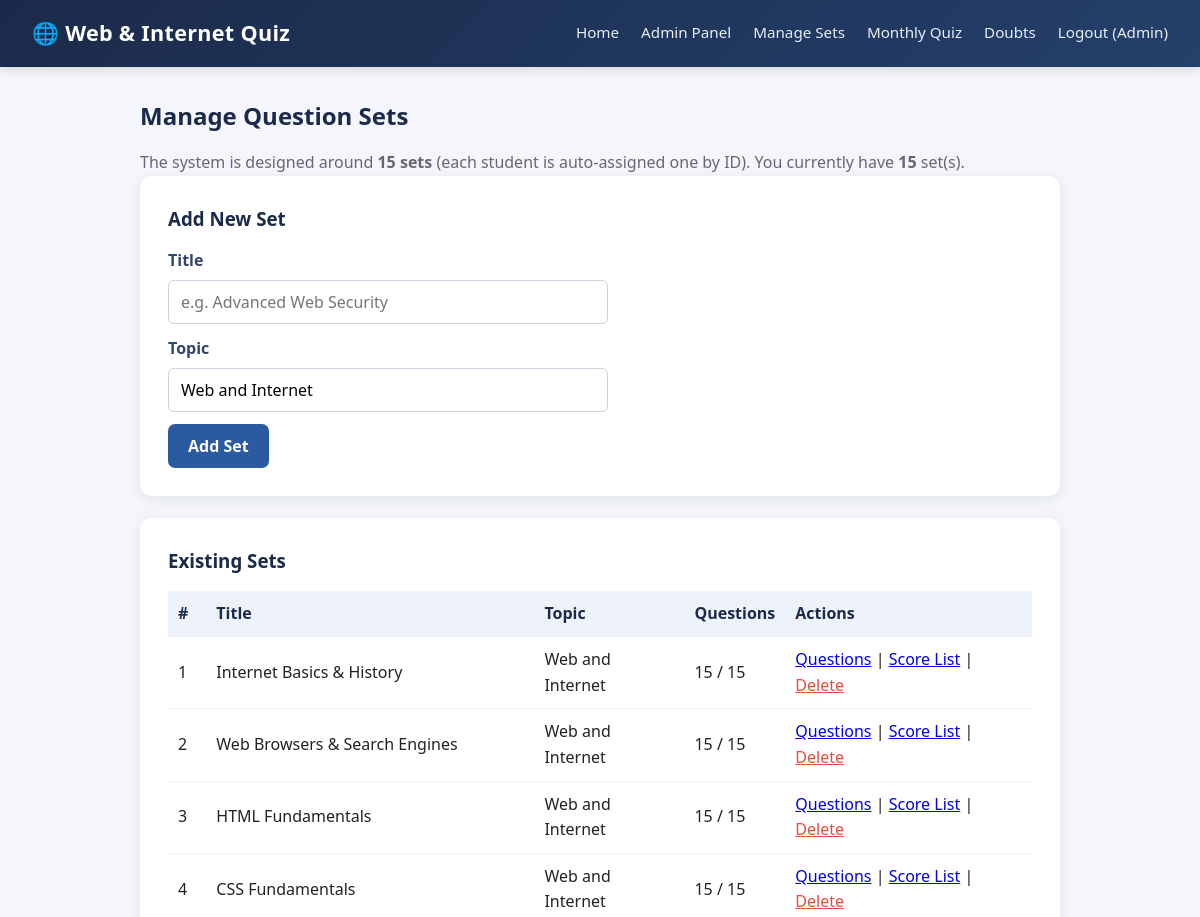
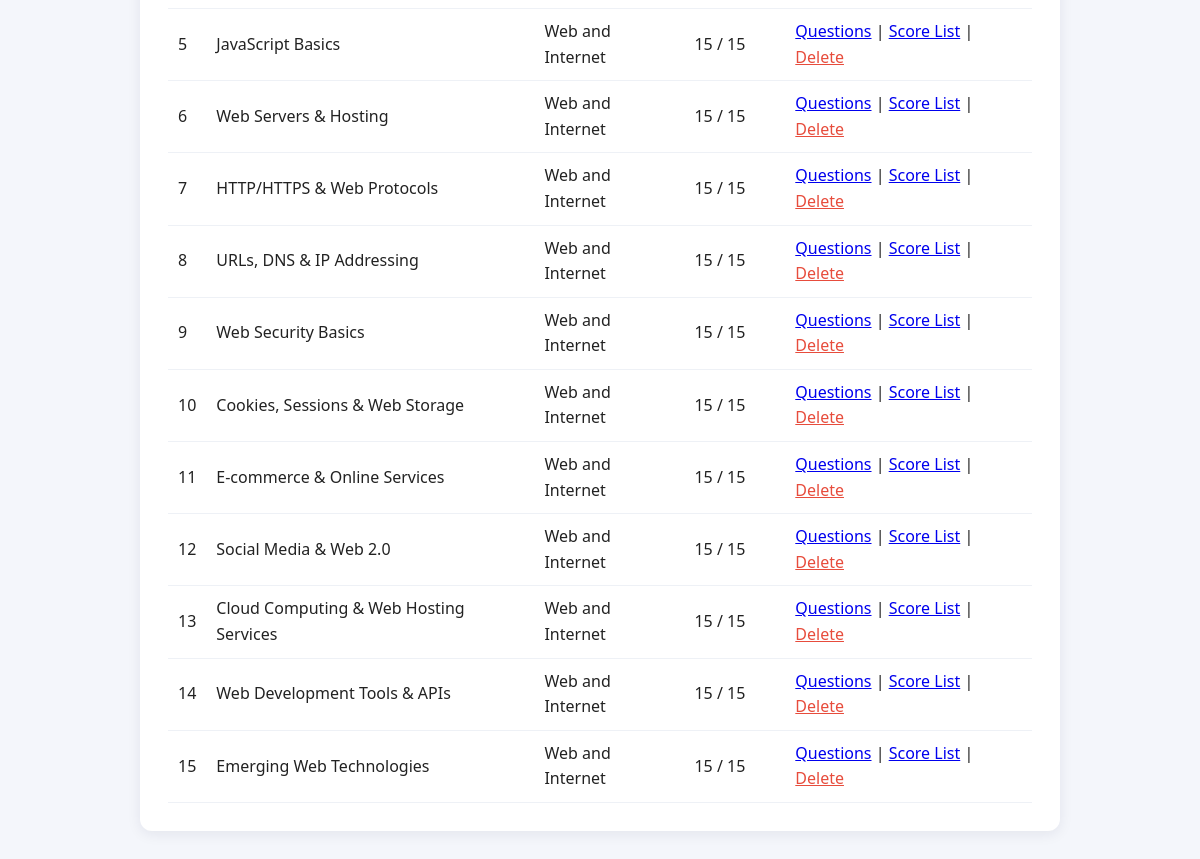
Page /admin/manage_quizzes.php (signed in) on the committed database (2 pictures, top to bottom).
### tables this page shows
CREATE TABLE IF NOT EXISTS question_sets (
    id INT AUTO_INCREMENT PRIMARY KEY,
    set_number INT NOT NULL UNIQUE,
    title VARCHAR(150) NOT NULL,
    topic VARCHAR(100) NOT NULL DEFAULT 'Web and Internet',
    created_at TIMESTAMP DEFAULT CURRENT_TIMESTAMP
);

### admin/manage_quizzes.php (the view, shortened to what this page needs)
<?php
require '../config/db.php';
$nav_in_admin = true;
$quizzes = $conn->query("
    SELECT qs.*, (SELECT COUNT(*) FROM questions q WHERE q.set_id = qs.id) AS q_count
    FROM question_sets qs ORDER BY set_number
");
$total_sets_now = $conn->query("SELECT COUNT(*) c FROM question_sets")->fetch_assoc()['c'];
?>
<!DOCTYPE html>
<html lang="en">
<head>
    <link rel="stylesheet" href="../css/style.css">
</head>
<body>
    <?php include '../includes/navbar.php'; ?>
    <div class="container">
        <h2>Manage Question Sets</h2>
        <p style="color:#667;">The system is designed around <strong>15 sets</strong> (each student is auto-assigned one by ID). You currently have <strong><?php echo $total_sets_now; ?></strong> set(s).
        </p>
        <div class="card">
            <h3>Add New Set</h3>
            <form method="POST" action="manage_quizzes.php">
                <label for="title">Title</label>
                <input type="text" id="title" name="title" placeholder="e.g. Advanced Web Security" required>
                <label for="topic">Topic</label>
                <input type="text" id="topic" name="topic" value="Web and Internet">
                <button type="submit" name="add_set">Add Set</button>
            </form>
        </div>
        <div class="card">
            <h3>Existing Sets</h3>
            <table>
                <tr><th>#</th><th>Title</th><th>Topic</th><th>Questions</th><th>Actions</th></tr>
                <?php while ($q = $quizzes->fetch_assoc()): ?>
                    <tr>
                        <td><?php echo $q['set_number']; ?></td>
                        <td><?php echo htmlspecialchars($q['title']); ?></td>
                        <td><?php echo htmlspecialchars($q['topic']); ?></td>
                        <td><?php echo $q['q_count']; ?> / <?php echo QUESTIONS_PER_SET; ?></td>
                        <td>
                            <a href="manage_questions.php?set_id=<?php echo $q['id']; ?>">Questions</a> |
                            <a href="../leaderboard.php?set_id=<?php echo $q['id']; ?>">Score List</a> |
                            <a href="manage_quizzes.php?delete=<?php echo $q['id']; ?>"
                               onclick="return confirm('Delete this set and all its questions/results?');"
                               style="color:#e74c3c;">Delete</a>
                        </td>
                    </tr>
                <?php endwhile; ?>
            </table>
        </div>
    </div>
</body>
</html>

### includes/navbar.php (shortened to what this page needs)
<?php
$p = $nav_in_admin ? '../' : '';
$a = $nav_in_admin ? '' : 'admin/';
?>
<nav class="navbar">
    <div class="nav-brand">🌐 Web &amp; Internet Quiz</div>
    <ul class="nav-links">
        <li><a href="<?php echo $p; ?>index.php">Home</a></li>
        <?php if (isset($_SESSION['user_id'])): ?>
            <?php if ($_SESSION['role'] === 'admin'): ?>
                <li><a href="<?php echo $a; ?>dashboard.php">Admin Panel</a></li>
                <li><a href="<?php echo $a; ?>manage_quizzes.php">Manage Sets</a></li>
                <li><a href="<?php echo $a; ?>manage_monthly.php">Monthly Quiz</a></li>
                <li><a href="<?php echo $a; ?>question_reports.php">Doubts</a></li>
            <?php endif; ?>
            <li><a href="<?php echo $p; ?>logout.php">Logout (<?php echo htmlspecialchars($_SESSION['name']); ?>)</a></li>
        <?php else: ?>
            <li><a href="<?php echo $p; ?>login.php">Login</a></li>
            <li><a href="<?php echo $p; ?>register.php">Register</a></li>
        <?php endif; ?>
    </ul>
</nav>

### css/style.css (style rules this page uses)
* { margin: 0; padding: 0; box-sizing: border-box; font-family: 'Segoe UI', Arial, sans-serif; }
body { background: #f4f6fb; color: #222; line-height: 1.6; }
.navbar { display: flex; justify-content: space-between; align-items: center; background: linear-gradient(135deg, #1b2a4a, #24406b); padding: 16px 32px; color: white; flex-wrap: wrap; box-shadow: 0 2px 10px rgba(0,0,0,0.15); }
.nav-brand { font-size: 1.35rem; font-weight: 700; letter-spacing: 0.3px; }
.nav-links { list-style: none; display: flex; gap: 22px; flex-wrap: wrap; }
.nav-links a { color: #e8edf7; text-decoration: none; font-size: 0.95rem; transition: color 0.15s; }
.container { max-width: 960px; margin: 30px auto; padding: 0 20px; }
.card { background: white; border-radius: 12px; box-shadow: 0 3px 14px rgba(20,30,60,0.08); padding: 28px; margin-bottom: 22px; }
h1, h2, h3 { margin-bottom: 15px; color: #1b2a4a; }
form { display: flex; flex-direction: column; gap: 12px; max-width: 440px; }
input, select, textarea { padding: 10px 12px; border: 1px solid #ccd3e0; border-radius: 6px; font-size: 1rem; }
label { font-weight: 600; margin-bottom: -6px; color: #33456b; }
button, .btn { background: #2c5aa0; color: white; border: none; padding: 11px 20px; border-radius: 7px; cursor: pointer; font-size: 1rem; text-decoration: none; display: inline-block; width: fit-content; font-weight: 600; transition: background 0.15s, transform 0.1s; }
table { width: 100%; border-collapse: collapse; background: white; }
th, td { padding: 10px; border-bottom: 1px solid #eef1f6; text-align: left; }
th { background: #eef2fa; color: #1b2a4a; }

### rows in the picture
question_sets: set_number "1", title "Internet Basics & History", topic "Web and Internet", q_count "15"
question_sets: set_number "2", title "Web Browsers & Search Engines", topic "Web and Internet", q_count "15"
question_sets: set_number "3", title "HTML Fundamentals", topic "Web and Internet", q_count "15"
question_sets: set_number "4", title "CSS Fundamentals", topic "Web and Internet", q_count "15"
question_sets: set_number "5", title "JavaScript Basics", topic "Web and Internet", q_count "15"
question_sets: set_number "6", title "Web Servers & Hosting", topic "Web and Internet", q_count "15"
question_sets: set_number "7", title "HTTP/HTTPS & Web Protocols", topic "Web and Internet", q_count "15"
question_sets: set_number "8", title "URLs, DNS & IP Addressing", topic "Web and Internet", q_count "15"
question_sets: set_number "9", title "Web Security Basics", topic "Web and Internet", q_count "15"
question_sets: set_number "10", title "Cookies, Sessions & Web Storage", topic "Web and Internet", q_count "15"
question_sets: set_number "11", title "E-commerce & Online Services", topic "Web and Internet", q_count "15"
question_sets: set_number "12", title "Social Media & Web 2.0", topic "Web and Internet", q_count "15"
question_sets: set_number "13", title "Cloud Computing & Web Hosting Services", topic "Web and Internet", q_count "15"
question_sets: set_number "14", title "Web Development Tools & APIs", topic "Web and Internet", q_count "15"
question_sets: set_number "15", title "Emerging Web Technologies", topic "Web and Internet", q_count "15"

### other values in the picture
$_SESSION['name'] "Admin"
$total_sets_now "15"
